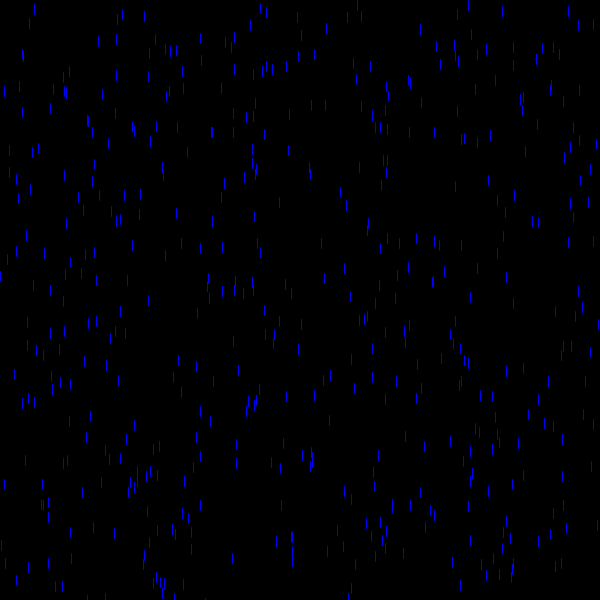
Frame 1 (no input)
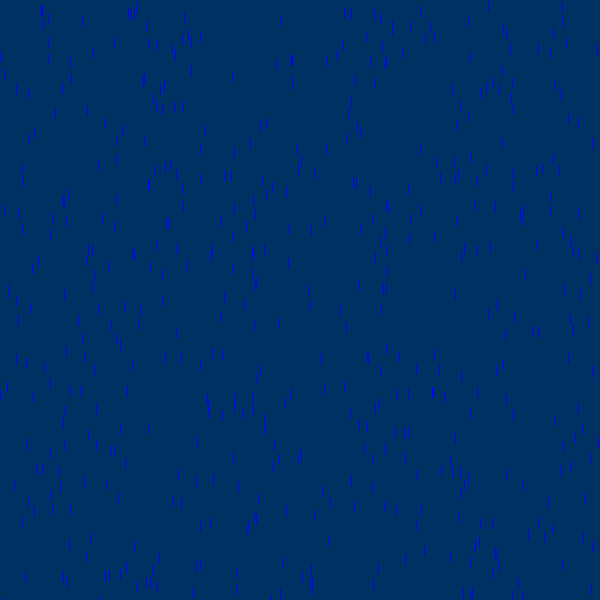
Frame 60 (the mouse pressed at the canvas centre just before this capture)
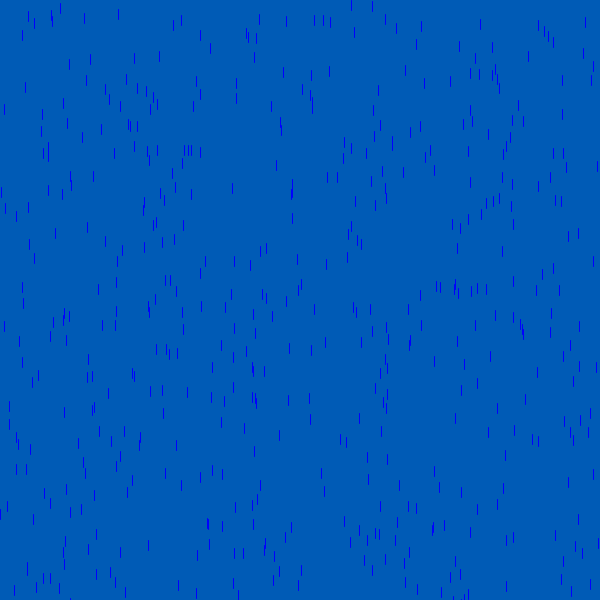
Frame 120 (the mouse held since frame 60 and released just before this capture)

The Processing sketch that drew these frames (run headless with seeded random() and noise(); from frame 60 on, the mouse is pressed at the canvas centre):

// Processing sketch: smena_sytok
// ── smena_sytok.pde
float a = 0;
class Rain {
    float x, y, s;
    color w;
    Rain(float _x, float _y, float _s, color _w) {
        this.x = _x;
        this.y = _y;
        this.s = _s;
        this.w = _w;
    }
    void draw() {
      stroke(0,0,255);
        line(this.x, this.y+10, this.x, this.y);
        fill(this.w);
        if (this.y >= height) {
            this.y = 0;
        }
    }

    void down(float _s) {
        this.y += _s;
    }
}

Rain[] k_array;

void setup() {
    size(600, 600);
    k_array = new Rain[500];
    for (int i = 0; i < 500; i++) {
        k_array[i] = new Rain(random(width), random(height), 10.0, color(0,0,255));

    }
}

void draw() {
    a = a + 0.04;
    background(0, 128 * sin(a / 6), 255 * sin(a / 6));
    println(millis());

    for (int i = 0; i < 500; i++) {
        k_array[i].draw();
        k_array[i].down(random(4));

    }
}
